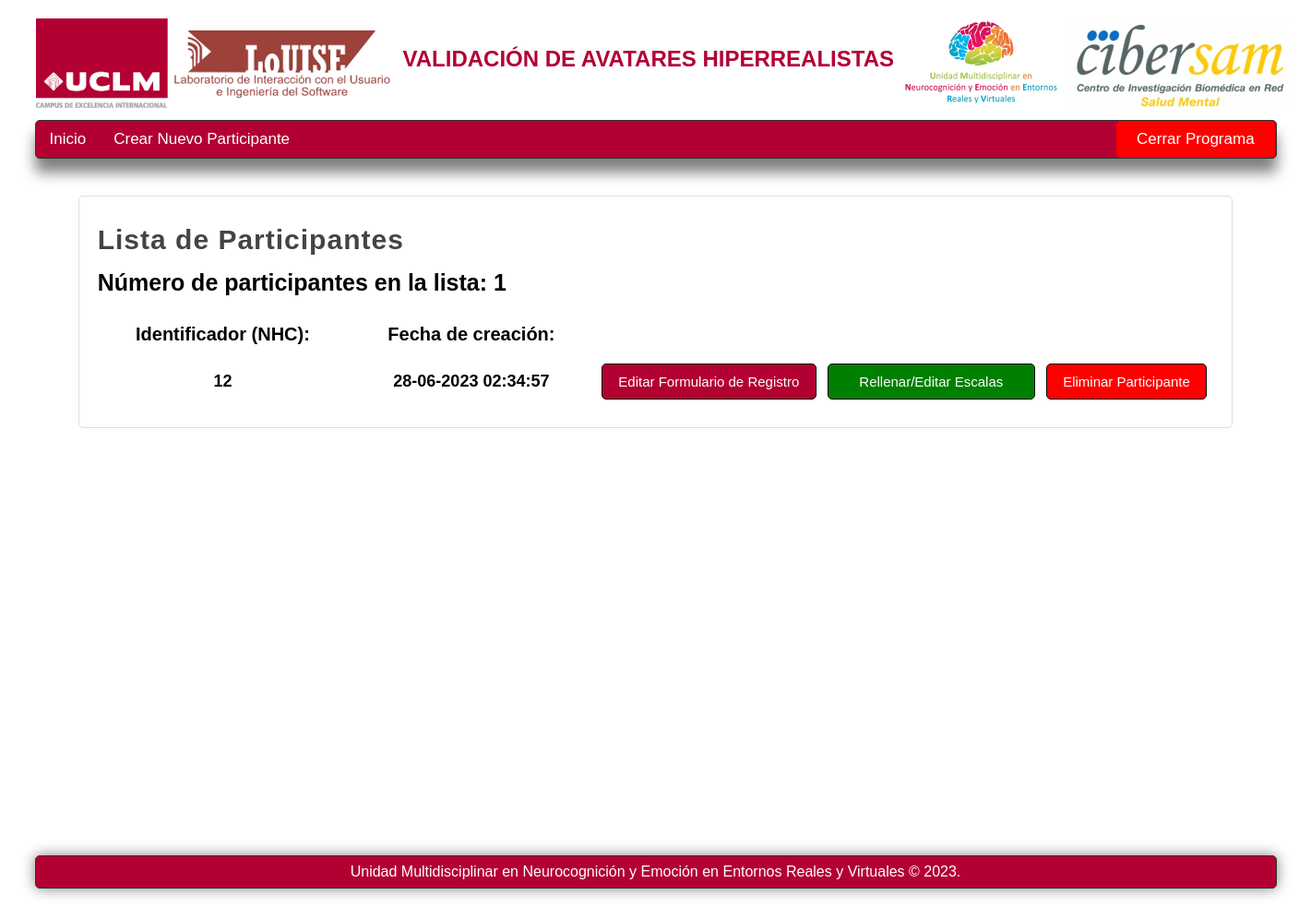
The page /listaparticipantes/control/ on the database as committed earlier.
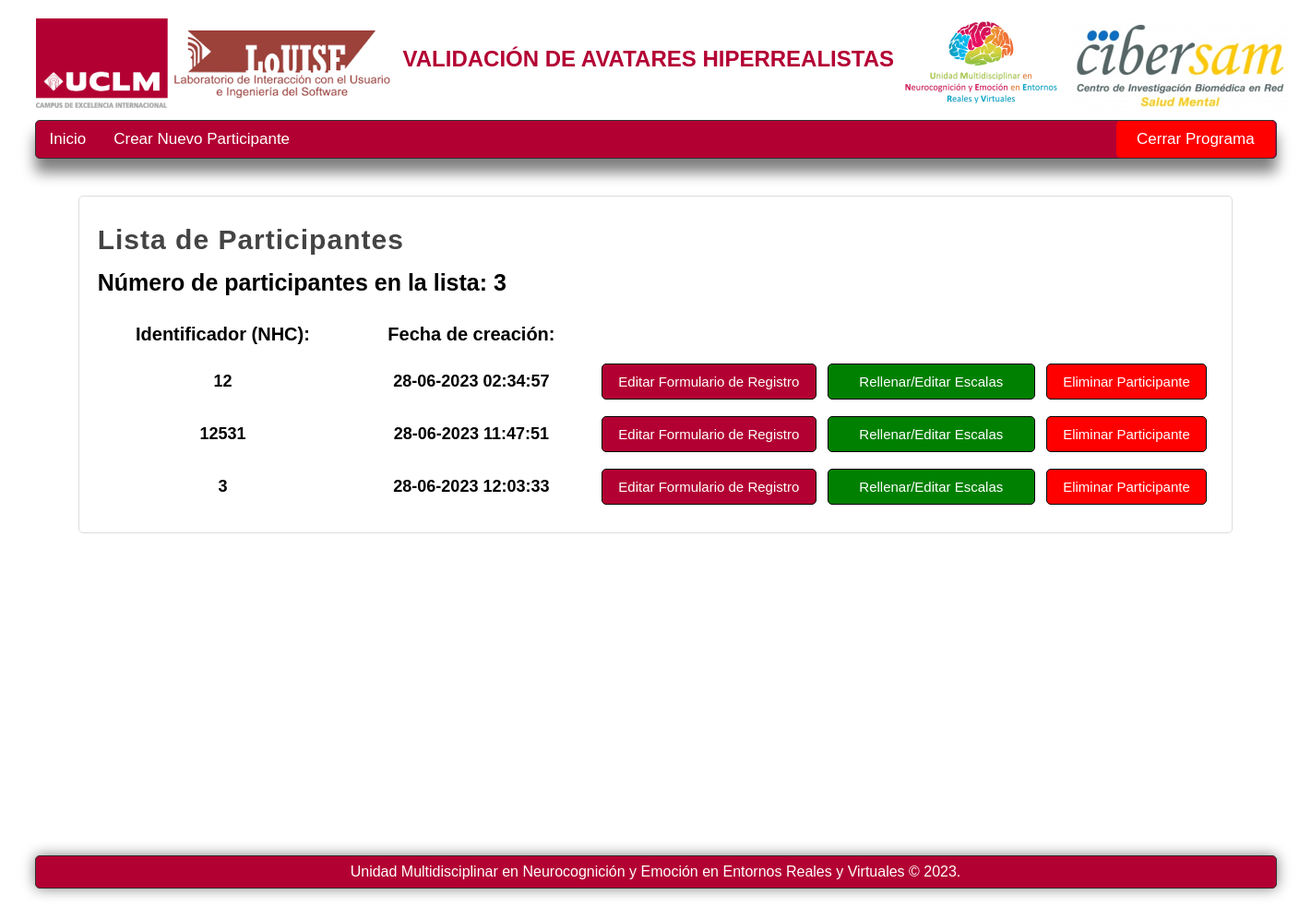
The same page on the database as committed later.
### appcarasrealistas.py (models this page shows)
class Formularioregistro(db.Model):
    __bind_key__ = 'datosappcarasrealistas'
    idparticipante = db.Column(db.Integer, primary_key=True)
    fechacreacion = db.Column(db.Text)
    fechaultimamodificacion = db.Column(db.Text)
    nhcparticipante = db.Column(db.Text)
    edad = db.Column(db.Text)
    genero = db.Column(db.Text)
    textogenero = db.Column(db.Text)
    etnia = db.Column(db.Text)
    estadocivil = db.Column(db.Text)
    provinciaresidencia = db.Column(db.Text)
    textoprovinciaresidencia = db.Column(db.Text)
    residencia = db.Column(db.Text)
    estudios = db.Column(db.Text)
    situacionprofesional = db.Column(db.Text)
    textosituacionprofesional = db.Column(db.Text)
    profesion = db.Column(db.Text)

### appcarasrealistas.py (the view)
@appcarasrealistas.route("/listaparticipantes/<string:tipoparticipante>/", methods=["GET", "POST"])
def listaparticipantes(tipoparticipante=""):
    if tipoparticipante == "control":
        nombretablabd = Formularioregistro
        tipolayout = 'layoutinicio2.html'
    listaparticipantes = nombretablabd.query.all()
    numeroparticipantes = len(listaparticipantes)
    return render_template("listaparticipantes.html", tipolayout=tipolayout, tipoparticipante=tipoparticipante, listaparticipantes=listaparticipantes, numeroparticipantes=numeroparticipantes)

### templates/listaparticipantes.html (shortened to what this page needs)
{% extends tipolayout %}
{% block nav %}
    <li>
        <a href="/">Inicio</a>
    </li>
    {% if tipoparticipante == "control"%}
        <li>
            <a href="/formularioregistro/control">Crear Nuevo Participante</a>
        </li>
        <li>
            <a class="cerrarprogramabipolares1" href="/salir" onclick="return confirm('¿Estas seguro de que deseas cerrar el programa?')">Cerrar Programa</a>
        </li>
    {% endif %}
{% endblock %}
{% block content %}
    {% if tipoparticipante == "control"%}
        <h1 class="titulo2">Lista de Participantes</h1>
    {% endif %}
    <h3>Número de participantes en la lista: {{ numeroparticipantes }}</h3>
    <br>
    <div class="divtable">
        <table>
            <thead class="theadtable">
                <tr>
                    <td class="titulostablas1">Identificador (NHC):</td>
                    <td class="titulostablas1">Fecha de creación:</td>
                    <td class="titulostablas3"></td>
                    <td class="titulostablas4"></td>
                    <td class="titulostablas5"></td>
                </tr>
            </thead>
            <tbody class="tbodytable">
                {% for participante in listaparticipantes %}
                    <tr>
                        <td class="contenidotabla0">{{ participante.nhcparticipante }}</td>
                        <td class="contenidotabla0">{{ participante.fechacreacion }}</td>
                        <td class="contenidotabla3">
                            <a class="btn3" href="/formularioregistro/{{ tipoparticipante }}/{{ participante.idparticipante }}">Editar Formulario de Registro</a>
                        </td>
                        <td class="contenidotabla3">
                            <a class="btn8" href="/listaformulariosparticipante/{{ tipoparticipante }}/{{ participante.idparticipante }}/{{ participante.nhcparticipante}}/{{ participante.fechacreacion }}">Rellenar/Editar Escalas</a>
                        </td>
                        <td class="contenidotabla3">
                            <a class="btn7" href="/borrarparticipante/{{ tipoparticipante }}/{{ participante.idparticipante }}/{{ participante.nhcparticipante }}/{{ participante.fechacreacion }}" onclick="return confirm('¿Estas seguro de que deseas eliminar el participante: {{  participante.nhcparticipante }}?')">Eliminar Participante</a>
                        </td>
                    </tr>
                {% endfor %}
            </tbody>
        </table>
    </div>
{% endblock %}

### templates/layoutinicio2.html (shortened to what this page needs)
<!doctype html>
<html lang="es">
<head>
    <link rel="stylesheet" type="text/css" href="{{ url_for('static', filename='css/styles.css') }}">
</head>
<body>
    <header>
        <div id="logotipo">
            <img class="logotipo1" src="{{ url_for('static', filename='img/indice2.png') }}"/>
            <img class="logotipo3" src="{{ url_for('static', filename='img/indice3.png') }}"/>
            <h2>VALIDACIÓN DE AVATARES HIPERREALISTAS</h2>
            <img class="logotipo4" src="{{ url_for('static', filename='img/indice1.png') }}"/>
            <img class="logotipo2" src="{{ url_for('static', filename='img/indice.png') }}"/>
        </div>
    </header>
    <nav>
        <ul>
            {% block nav %}{% endblock %}
        </ul>
    </nav>
    <div id="content">
        <div class="box">
            {% block content %}{% endblock %}
        </div>
    </div>
    <footer>
        Unidad Multidisciplinar en Neurocognición y Emoción en Entornos Reales y Virtuales &copy; 2023.
    </footer>
</body>
</html>

### static/css/styles.css (style rules this page uses)
* { margin: 0px; padding: 0px; list-style: none; font-family: Arial; }
body { background-color: white; }
.box h3 { font-size: 25px; }
header { width: 1344px; height: 130px; margin: 0px auto; }
#logotipo { width: 105%; height: 250px; margin: 0 auto; padding-top: 10px; }
.logotipo1 { display: block; float: left; margin-top: 10px; margin-right: 0px; }
.logotipo2 { display: block; float: left; margin-top: 10px; }
.logotipo3 { display: block; float: left; margin-top: 10px; }
.logotipo4 { display: block; float: left; margin-top: 10px; }
#logotipo h2 { display: block; float: left; margin-top: 40px; margin-left: 5px; margin-right: 5px; letter-spacing: 0px; font-size: 10px bold; color: #B30033; }
nav { width: 1344px; height: 40px; margin: 0 auto; background-color: #B30033; border: 1px solid #333333; box-shadow: 0px 15px 15px gray; font-size: 17px; border-radius: 5px; }
nav ul { list-style: none; text-decoration: none; }
nav ul li { line-height: 40px; float: left; }
nav ul li a { list-style: none; text-decoration: none; display: block; padding-left: 15px; padding-right: 15px; color: white; }
.cerrarprogramabipolares1 { list-style: none; text-decoration: none; display: block; padding-left: 22px; padding-right: 22px; background: red; border-radius: 5px; color: white; margin-left: 881px; }
#content { width: 1344px; min-height: 685px; margin: 0 auto; margin-bottom: 30px; margin-top: 40px; }
.box { background: white; width: 90%; min-height: 200px; padding: 20px; border: 1px solid #dddddd; margin: 0 auto; border-radius: 5px; }
.titulo2 { color: #444444; letter-spacing: 1px; font-size: 30px; padding-bottom: 5px; margin-bottom: 10px; margin-top: 10px; }
.btn3 { text-decoration: none; font-size: 15px; padding: 10px; background: #B30033; color: white; border: 1px solid black; border-radius: 5px; display: block; text-align: center; }
.btn8 { text-decoration: none; font-size: 15px; padding: 10px; background: green; color: white; border: 1px solid black; border-radius: 5px; display: block; text-align: center; }
.btn7 { text-decoration: none; font-size: 15px; padding: 10px; background: red; color: white; border: 1px solid black; border-radius: 5px; display: block; text-align: center; }
table { table-layout: fixed; width: 100%; }
.divtable { text-align: center; }
.theadtable { font-size: 18px; font-weight: bold; }
.titulostablas1 { font-size: 20px; width: 145px; text-align: center; padding-top: 10px; padding-bottom: 10px; padding-left: 5px; padding-right: 5px; }
.titulostablas3 { width: 131px; text-align: center; padding-top: 10px; padding-bottom: 10px; padding-left: 5px; padding-right: 5px }
.titulostablas4 { width: 126px; text-align: center; padding-top: 10px; padding-bottom: 10px; padding-left: 5px; padding-right: 5px }
.titulostablas5 { width: 97px; text-align: center; padding-top: 10px; padding-bottom: 10px; padding-left: 5px; padding-right: 5px }
.tbodytable { text-align: center; font-size: 18px; width: min-content; }
.contenidotabla0 { padding: 5px; padding-top: 8px; padding-bottom: 8px; font-weight: bold; }
.contenidotabla3 { text-align: center; padding: 5px; padding-top: 8px; padding-bottom: 8px; }
footer { width: 1344px; background-color: #B30033; margin: 0px auto; border: 1px solid #333333; border-radius: 5px; color: white; text-align: center; font-size: 16px; padding-top: 8px; padding-bottom: 8px; box-shadow: 0px 0px 15px gray; margin-bottom: 20px; }

Rows that differ between the two databases and show on the page:
added Formularioregistro: nhcparticipante "12531", fechacreacion "28-06-2023 11:47:51"
added Formularioregistro: nhcparticipante "3", fechacreacion "28-06-2023 12:03:33"
Other text that changed with them:
{{ numeroparticipantes }}: "1" → "3"
